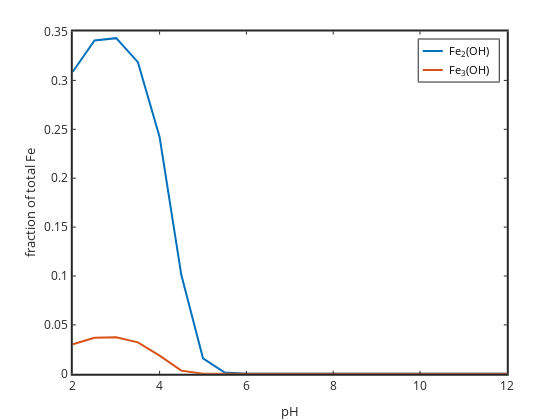

The notebook cell this image was saved under:
### Code cell
%plot -s 600,500 -f 'svg'
plot(pH,FeIII2OH2./FeT,'linewidth',2,pH,FeIII3OH4./FeT,'linewidth',2)
legend('Fe_2(OH)_2^{4+}','Fe_3(OH)_4^{5+}','location','northeast')
set(gca,'linewidth',2,'fontsize',12)
xlabel('pH'); ylabel('fraction of total Fe')

### Figure 1 — Plotly figure (JSON) as saved in the notebook; plotly's stock layout.template omitted (floating-point values rounded to 4 significant figures)
{"data": [{"line": {"color": "rgb(0,113,188)", "dash": "solid", "width": 2}, "marker": {"color": "rgb(0,113,188)", "line": {"color": "rgb(0,113,188)"}, "size": 6, "symbol": "none"}, "mode": "lines", "name": "Fe_2(OH)_2^{4+}", "showlegend": true, "type": "scatter", "visibility": true, "x": [2, 2.5, 3, 3.5, 4, 4.5, 5, 5.5, 6, 6.5, 7, 7.5, 8, 8.5, 9, 9.5, 10, 10.5, 11, 11.5, 12], "xaxis": "x", "y": [0.3088, 0.3408, 0.3432, 0.3186, 0.2422, 0.1012, 0.01577, 0.001361, 7.474e-05, 2.221e-06, 3.724e-08, 4.502e-10, 4.709e-12, 4.502e-14, 3.724e-16, 2.222e-18, 7.5e-21, 1.387e-23, 1.765e-26, 1.918e-29, 1.97e-32], "yaxis": "y"}, {"line": {"color": "rgb(216,82,24)", "dash": "solid", "width": 2}, "marker": {"color": "rgb(216,82,24)", "line": {"color": "rgb(216,82,24)"}, "size": 6, "symbol": "none"}, "mode": "lines", "name": "Fe_3(OH)_4^{5+}", "showlegend": true, "type": "scatter", "visibility": true, "x": [2, 2.5, 3, 3.5, 4, 4.5, 5, 5.5, 6, 6.5, 7, 7.5, 8, 8.5, 9, 9.5, 10, 10.5, 11, 11.5, 12], "xaxis": "x", "y": [0.03016, 0.03674, 0.03725, 0.0321, 0.01854, 0.003239, 7.868e-05, 5.854e-07, 1.767e-09, 1.56e-12, 4.385e-16, 6.409e-20, 7.011e-24, 6.409e-28, 4.386e-32, 1.562e-36, 1.779e-41, 6.081e-47, 9.856e-53, 1.163e-58, 1.228e-64], "yaxis": "y"}, {"hoverinfo": "none", "line": {"color": "rgb(0,113,188)", "dash": "solid", "width": 2}, "marker": {"color": "rgb(0,113,188)", "line": {"color": "rgb(0,113,188)"}, "size": 6, "symbol": "none"}, "mode": "lines", "name": "", "showlegend": false, "type": "scatter", "visibility": true, "x": [3, 18], "xaxis": "x2", "y": [8.618, 8.618], "yaxis": "y2"}, {"hoverinfo": "none", "line": {"color": "rgb(216,82,24)", "dash": "solid", "width": 2}, "marker": {"color": "rgb(216,82,24)", "line": {"color": "rgb(216,82,24)"}, "size": 6, "symbol": "none"}, "mode": "lines", "name": "", "showlegend": false, "type": "scatter", "visibility": true, "x": [3, 18], "xaxis": "x2", "y": [22.85, 22.85], "yaxis": "y2"}], "layout": {"annotations": [{"font": {"color": "rgb(0, 0, 0)", "size": 10.8}, "showarrow": false, "text": "Fe<sub>2</sub>(OH)", "x": 21, "xanchor": "left", "xref": "x2", "y": 8.618, "yanchor": "middle", "yref": "y2"}, {"font": {"color": "rgb(0, 0, 0)", "size": 10.8}, "showarrow": false, "text": "Fe<sub>3</sub>(OH)", "x": 21, "xanchor": "left", "xref": "x2", "y": 22.85, "yanchor": "middle", "yref": "y2"}], "height": 420, "hovermode": "closest", "margin": {"b": 0, "l": 0, "r": 0, "t": 0}, "plot_bgcolor": "rgba(0, 0, 0, 0)", "showlegend": false, "width": 560, "xaxis": {"anchor": "y", "autorange": false, "domain": [0.13, 0.905], "exponentformat": "none", "gridcolor": "rgba(38,38,38,0.15)", "gridwidth": 2, "linecolor": "rgb(38,38,38)", "linewidth": 2, "mirror": "ticks", "range": [2, 12], "showgrid": false, "showline": true, "side": "bottom", "spikedash": "solid", "spikemode": "across", "spikesides": false, "spikethickness": 1, "tickangle": 0, "tickcolor": "rgb(38,38,38)", "tickfont": {"color": "rgb(38,38,38)", "size": 12}, "ticklen": 3, "ticks": "inside", "ticktext": ["2", "4", "6", "8", "10", "12"], "tickvals": [2, 4, 6, 8, 10, 12], "title": {"font": {"color": "rgb(38,38,38)", "size": 13.2}, "text": "pH"}, "type": "linear", "visible": true, "zeroline": false}, "xaxis2": {"anchor": "y2", "autorange": false, "domain": [0.7478, 0.8907], "exponentformat": "none", "fixedrange": true, "gridcolor": "rgba(38,38,38,0.15)", "gridwidth": 1, "linecolor": "rgb(38,38,38)", "linewidth": 1, "mirror": true, "range": [0, 59.95], "showgrid": false, "showline": true, "showspikes": false, "side": "bottom", "spikedash": "solid", "spikemode": "across", "spikesides": false, "spikethickness": 1, "tickangle": 0, "tickcolor": "rgb(38,38,38)", "tickfont": {"color": "rgb(38,38,38)", "size": 10.8}, "ticklen": 3, "ticks": "", "ticktext": [], "tickvals": [], "title": {"font": {"color": "rgb(0, 0, 0)", "size": 11.88}, "text": ""}, "type": "linear", "visible": true, "zeroline": false}, "yaxis": {"anchor": "x", "autorange": false, "domain": [0.11, 0.925], "exponentformat": "none", "gridcolor": "rgba(38,38,38,0.15)", "gridwidth": 2, "linecolor": "rgb(38,38,38)", "linewidth": 2, "mirror": "ticks", "range": [0, 0.35], "showgrid": false, "showline": true, "side": "left", "spikedash": "solid", "spikemode": "across", "spikesides": false, "spikethickness": 1, "tickangle": 0, "tickcolor": "rgb(38,38,38)", "tickfont": {"color": "rgb(38,38,38)", "size": 12}, "ticklen": 3, "ticks": "inside", "ticktext": ["0", "0.05", "0.1", "0.15", "0.2", "0.25", "0.3", "0.35"], "tickvals": [0, 0.05, 0.1, 0.15, 0.2, 0.25, 0.3, 0.35], "title": {"font": {"color": "rgb(38,38,38)", "size": 13.2}, "text": "fraction of total Fe"}, "type": "linear", "visible": true, "zeroline": false}, "yaxis2": {"anchor": "x2", "autorange": false, "domain": [0.8059, 0.9059], "exponentformat": "none", "fixedrange": true, "gridcolor": "rgba(38,38,38,0.15)", "gridwidth": 1, "linecolor": "rgb(38,38,38)", "linewidth": 1, "mirror": true, "range": [31.47, 0], "showgrid": false, "showline": true, "showspikes": false, "side": "left", "spikedash": "solid", "spikemode": "across", "spikesides": false, "spikethickness": 1, "tickangle": 0, "tickcolor": "rgb(38,38,38)", "tickfont": {"color": "rgb(38,38,38)", "size": 10.8}, "ticklen": 3, "ticks": "", "ticktext": [], "tickvals": [], "title": {"font": {"color": "rgb(0, 0, 0)", "size": 11.88}, "text": ""}, "type": "linear", "visible": true, "zeroline": false}}}
